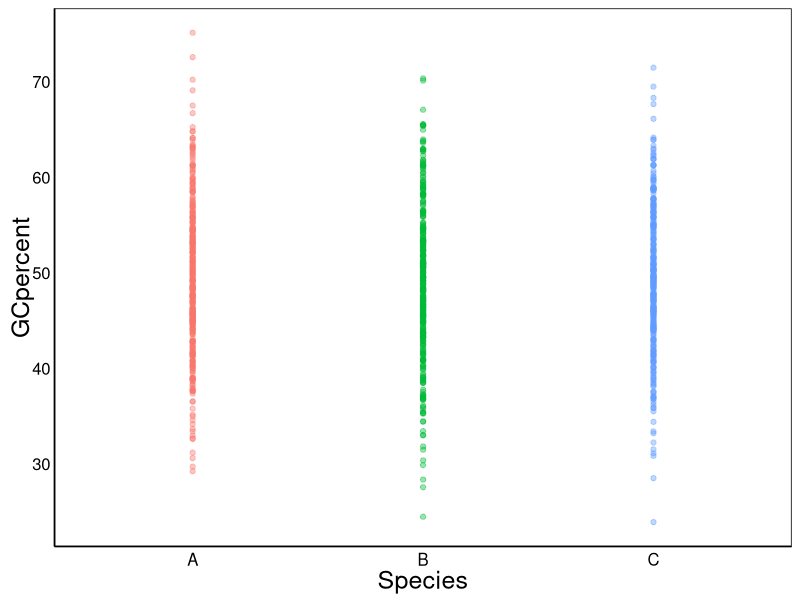

The R source for this figure:
## ---- chunk 1
knitr::opts_chunk$set(echo = TRUE)
## ---- chunk 2
Sequences <- read.csv("Sequences.csv")
print(Sequences[1, "Sequence"])  # HQ433692.1 sequence.
print(Sequences[2, "Sequence"])  # HQ433694.1 sequence.
print(Sequences[3, "Sequence"])  # HQ433691.1 sequence.
## ---- chunk 3
totalLength <- c()
baseCounts <- c()
for (i in 1:3){
  totalLength <- c(totalLength, nchar(as.character(Sequences[i, "Sequence"])))
  baseCounts <- c(baseCounts, totalLength - nchar(gsub("A", "", Sequences[i, "Sequence"])))
  baseCounts <- c(baseCounts, totalLength - nchar(gsub("T", "", Sequences[i, "Sequence"])))
  baseCounts <- c(baseCounts, totalLength - nchar(gsub("C", "", Sequences[i, "Sequence"])))
  baseCounts <- c(baseCounts, totalLength - nchar(gsub("G", "", Sequences[i, "Sequence"])))
}
## ---- chunk 4
print(baseCounts)
## ---- chunk 5
seq1GC <- ((baseCounts[4] + baseCounts[3]) / (totalLength[1])) * 100

seq2GC <- ((baseCounts[8] + baseCounts[7]) / (totalLength[2])) * 100

seq3GC <- ((baseCounts[12] + baseCounts[11]) / (totalLength[3])) * 100
## ---- chunk 6
print(seq1GC)
print(seq2GC)
print(seq3GC)
## ---- chunk 7
library(ggplot2)
library(dplyr)

GCcont <- read.csv("GC_content.csv")
head(GCcont)  # View the first few rows of GCcont.
## ---- chunk 8
GCcont <- mutate(GCcont, GCpercent = G + C)
## ---- chunk 9
theme_pubworthy <- function (base_size = 12, base_family = "") {
  theme_classic(base_size = base_size, base_family = base_family) %+replace% 
    theme(
      axis.text = element_text(colour = "black"),
      axis.title.x = element_text(size=18),
      axis.text.x = element_text(size=12),
      axis.title.y = element_text(size=18,angle=90),
      axis.text.y = element_text(size=12),
      axis.ticks = element_blank(), 
      panel.background = element_rect(fill="white"),
      panel.border = element_blank(),
      plot.title=element_text(face="bold", size=24),
      legend.position="none"
    ) 
}

qplot(x = Species, y = GCpercent, data = GCcont, colour = Species, alpha = I(0.4)) + theme_pubworthy()
